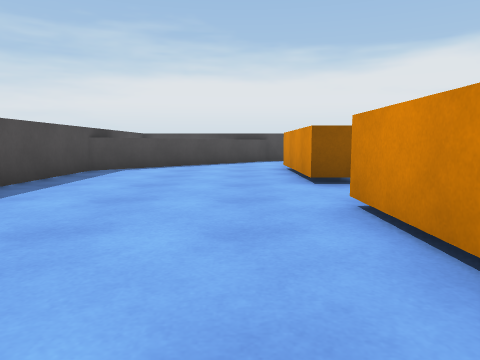
view 1 (above)

20 first-person views from a walk through a Unity game level. The camera is 0.62 m above the floor, tilts 6° down and sees 70° across. The floor is counted in squares, 1 m on a side. Each view is taken from the middle of a square. On the plan, view 1 faces up. The plan holds only what a view shows up to about 10 squares ahead; the rest is blank. Surface patterns are stand-ins for the level's own textures.

view 2
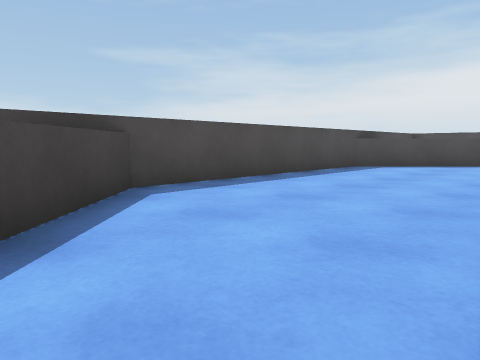

view 3
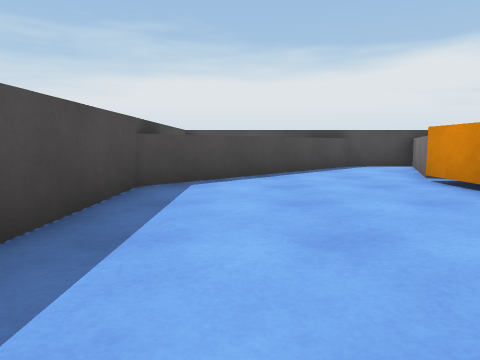

view 4
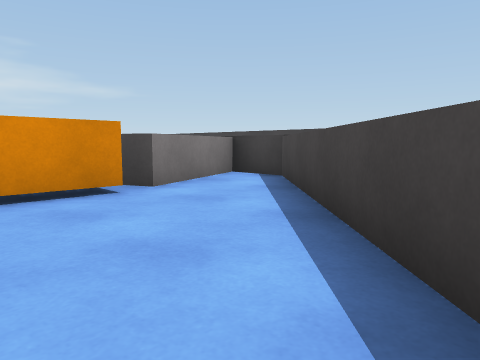

view 5
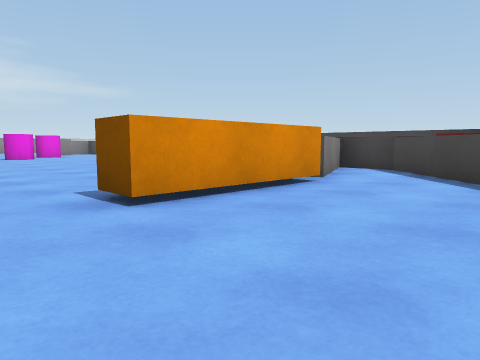

view 6
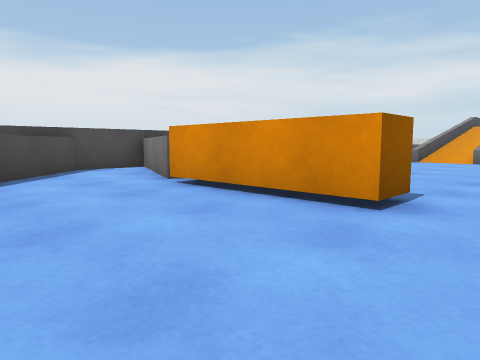

view 7
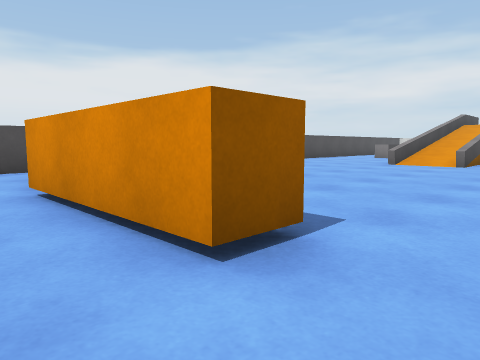

view 8
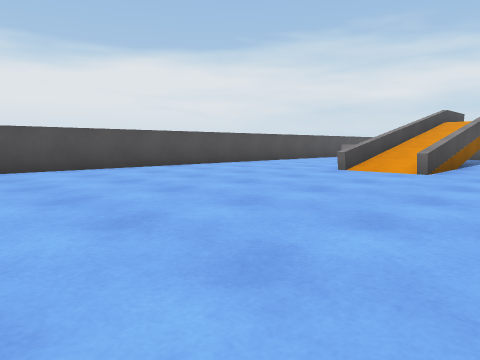

view 9
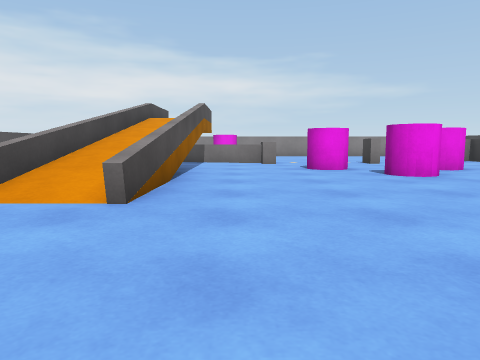

view 10
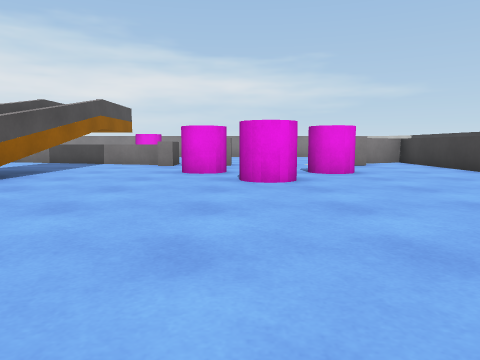

view 11
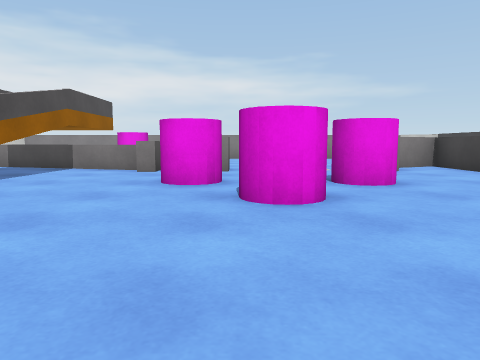

view 12
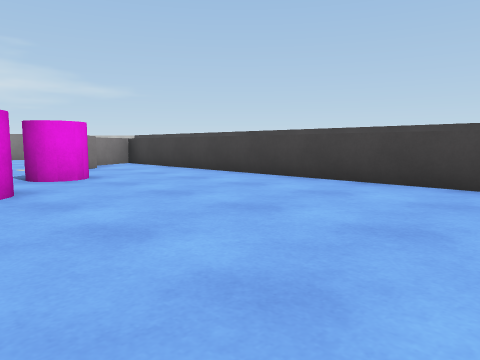

view 13
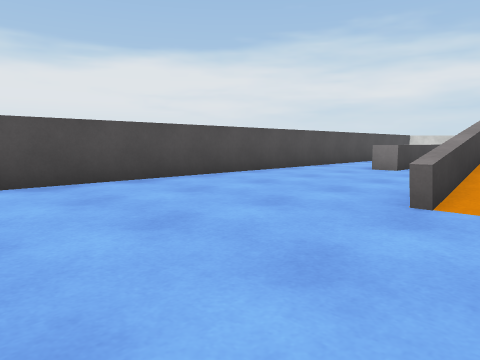

view 14
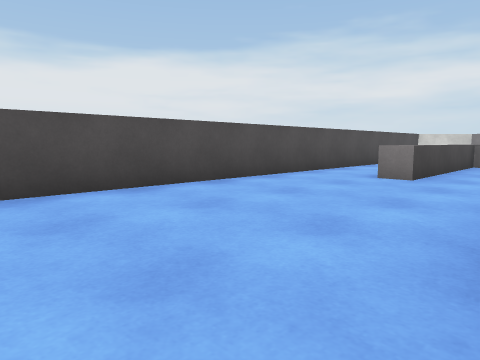

view 15
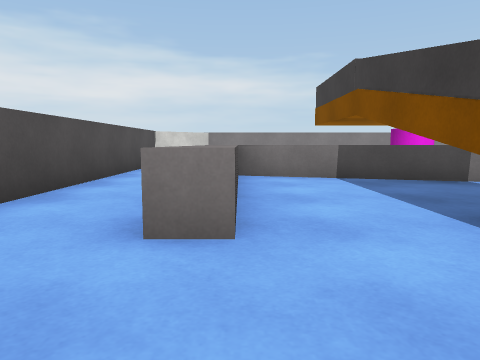

view 16
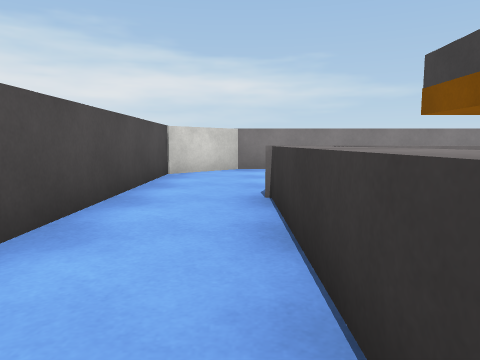

view 17
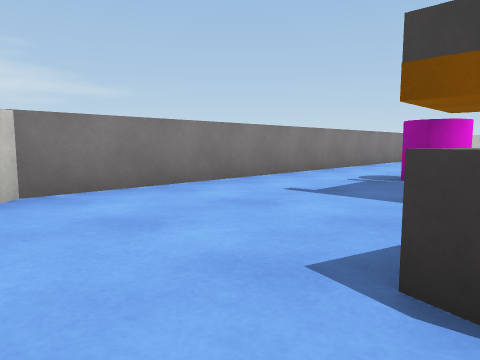

view 18
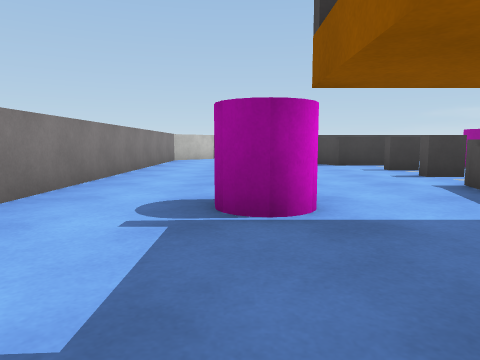

view 19
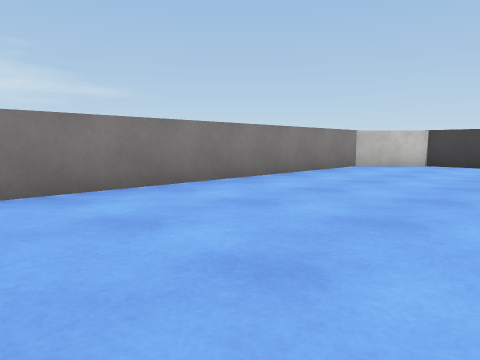

view 20
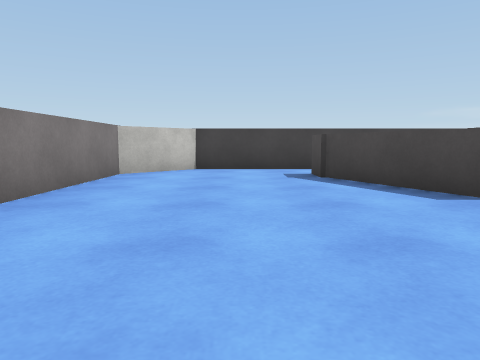

### Floor plan
Key: @ floor where view 1 was taken; # wall or solid block; . floor; / step, stairs or slope; = window, fence, low wall or low ledge; ^ raised ledge; C cylinder; B grey block; L block.
Columns run from 4 left of view 1 to 25 right of it. Each row starts with its distance up from view 1.
 13    #########################
 12    ##..#....................L
 11   ##..##................=....#
 10 ###...# ............^^^^^....#
  9 ##....# ................^....#
  8 #....## .......=======.= ....#
  7 #....# ........///////.=.....#
  6 #....##........=======.^.CC..#
  5 #......................^..C..#
  4 #.....................BB.....#
  3 #....##............CC.B......#
  2 #....#  ..........C..........#
  1 ##...#     .......C...B......#
  0  ##.@##      ......CC........#
 -1   ##..#      .........BB.....#
 -2    ##.#       .........##....#
 -3     ####      ..........#....#
 -4     #         ###########....#
 -5                         ....L
 -6                         ####

Positions as (right, up) in squares from view 1, and headings:
1: (0, 0), facing up
2: (1, -1), facing up-left
3: (-2, 3), facing up
4: (-3, 2), facing down-right
5: (-2, 5), facing down-right
6: (-2, 4), facing up-right
7: (0, 4), facing up-right
8: (3, 4), facing up-right
9: (7, 5), facing right
10: (8, 2), facing right
11: (10, 2), facing right
12: (9, 2), facing down-right
13: (7, 7), facing up-right
14: (9, 8), facing up-right
15: (13, 10), facing right
16: (16, 11), facing right
17: (20, 12), facing down-right
18: (22, 9), facing down
19: (20, 5), facing down-right
20: (22, 3), facing down
